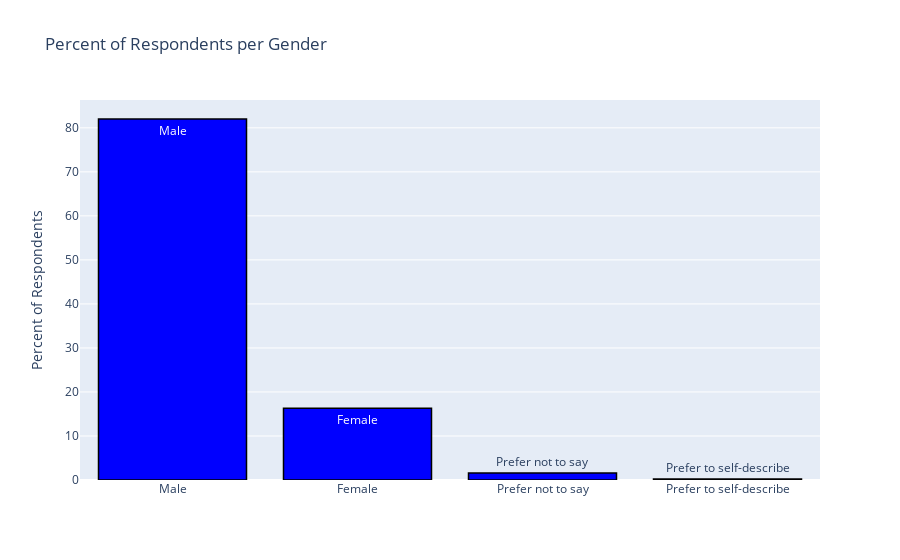

The code cell stored with this chart in its notebook:
### Code cell
question_number = 'Q2'
title='Percent of Respondents per Gender'
plot_multiple_choice(question_number,data,data_with_question_on_top,title,y_axis_title,percent_instead_of_count=True)

### Figure 1 — Plotly figure (JSON) as saved in the notebook; plotly's stock layout.template omitted (floating-point values rounded to 4 significant figures)
{"data": [{"marker": {"color": "blue", "line": {"color": "black", "width": 1.5}}, "name": "Kaggle Survey 2019", "text": ["Male", "Female", "Prefer not to say", "Prefer to self-describe"], "type": "bar", "x": ["Male", "Female", "Prefer not to say", "Prefer to self-describe"], "y": [82.01, 16.32, 1.616, 0.249]}], "layout": {"barmode": "group", "showlegend": false, "title": {"text": "Percent of Respondents per Gender"}, "yaxis": {"title": {"text": "Percent of Respondents"}}}}
